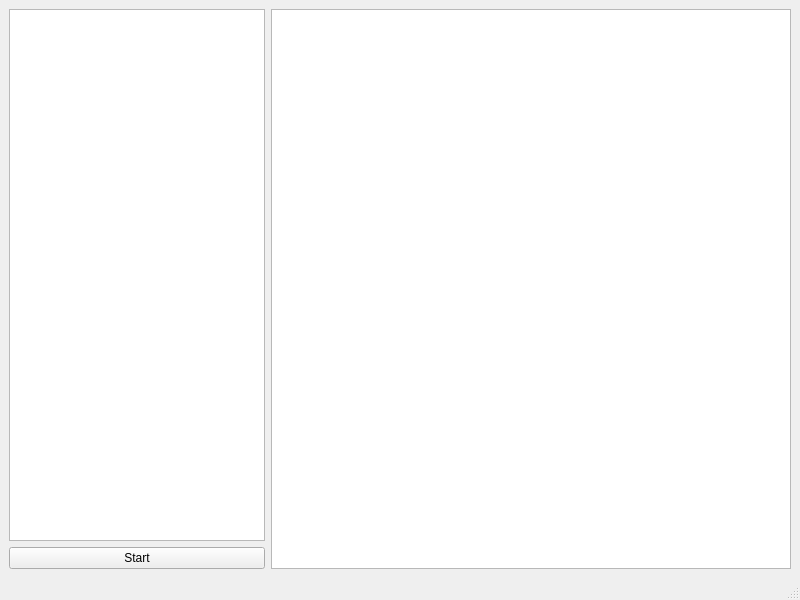
<?xml version="1.0" encoding="UTF-8"?>
<ui version="4.0">
 <class>MainWindow</class>
 <widget class="QMainWindow" name="MainWindow">
  <property name="geometry">
   <rect>
    <x>0</x>
    <y>0</y>
    <width>800</width>
    <height>600</height>
   </rect>
  </property>
  <property name="windowTitle">
   <string>MainWindow</string>
  </property>
  <widget class="QWidget" name="centralwidget">
   <layout class="QGridLayout" name="gridLayout">
    <item row="0" column="0" colspan="2">
     <widget class="QTextEdit" name="textEdit"/>
    </item>
    <item row="0" column="2" rowspan="2">
     <widget class="QGraphicsView" name="graphicsView"/>
    </item>
    <item row="1" column="0" colspan="2">
     <widget class="QPushButton" name="pushButton">
      <property name="text">
       <string>Start</string>
      </property>
     </widget>
    </item>
   </layout>
  </widget>
  <widget class="QMenuBar" name="menubar">
   <property name="geometry">
    <rect>
     <x>0</x>
     <y>0</y>
     <width>800</width>
     <height>21</height>
    </rect>
   </property>
  </widget>
  <widget class="QStatusBar" name="statusbar"/>
 </widget>
 <resources/>
 <connections/>
</ui>
